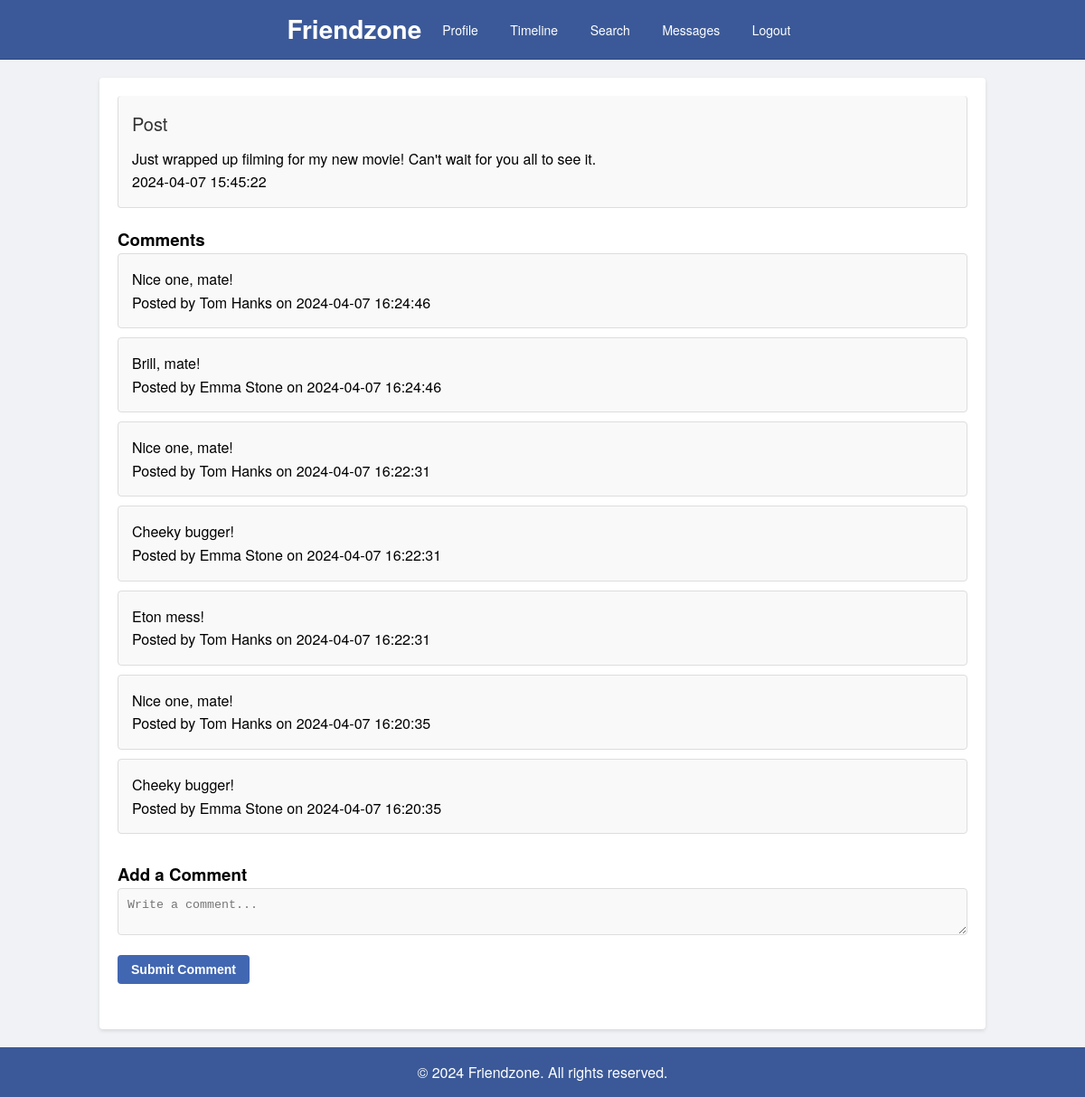
/post.php?post_id=57 (signed in), run on the app's committed database.
### tables this page shows
CREATE TABLE `posts` (
  `id` int(11) NOT NULL,
  `user_id` int(11) DEFAULT NULL,
  `content` varchar(280) DEFAULT NULL,
  `created_at` timestamp NOT NULL DEFAULT CURRENT_TIMESTAMP
);

CREATE TABLE `comments` (
  `id` int(11) NOT NULL,
  `post_id` int(11) DEFAULT NULL,
  `user_id` int(11) DEFAULT NULL,
  `content` text,
  `created_at` timestamp NOT NULL DEFAULT CURRENT_TIMESTAMP
);

CREATE TABLE `users` (
  `id` int(11) NOT NULL,
  `email` varchar(255) DEFAULT NULL,
  `password` varchar(255) DEFAULT NULL,
  `biography` text,
  `mobile_number` varchar(20) DEFAULT NULL,
  `created_at` timestamp NOT NULL DEFAULT CURRENT_TIMESTAMP,
  `name` varchar(255) DEFAULT NULL,
  `profile_picture` varchar(255) DEFAULT 'default-profile-picture.png'
);

### post.php (the view, shortened to what this page needs)
<?php
require_once "includes/db_config.php";
$conn = new mysqli($servername, $username, $password, $dbname);
$post_id = isset($_GET['post_id']) ? intval($_GET['post_id']) : 0;
$stmt = $conn->prepare("SELECT * FROM posts WHERE id = ?");
$stmt->bind_param("i", $post_id);
$stmt->execute();
$post_result = $stmt->get_result();
$post = $post_result->fetch_assoc();
$stmt = $conn->prepare("SELECT comments.*, users.name AS username FROM comments INNER JOIN users ON comments.user_id = users.id WHERE comments.post_id = ? ORDER BY comments.created_at DESC");
$stmt->bind_param("i", $post_id);
$stmt->execute();
$comments_result = $stmt->get_result();
?>
<!DOCTYPE html>
<html lang="en">
<head>
    <link rel="stylesheet" type="text/css" href="css/style.css">
</head>
<body>
    <header>
        <h1>Friendzone</h1>
        <nav>
            <ul>
                <li><a href="profile.php">Profile</a></li>
                <li><a href="timeline.php">Timeline</a></li>
                <li><a href="search.php">Search</a></li>
                <li><a href="message.php">Messages</a></li>
                <li><a href="logout.php">Logout</a></li>
            </ul>
        </nav>
    </header>
    <main>
        <section class="post">
            <h2>Post</h2>
            <p><?php echo htmlspecialchars($post['content']); ?></p>
            <p class="timestamp"><?php echo $post['created_at']; ?></p>
        </section>
        <section class="comments">
            <h3>Comments</h3>
            <?php while ($comment = $comments_result->fetch_assoc()) { ?>
                <div class="comment">
                    <p><?php echo htmlspecialchars($comment['content']); ?></p>
                    <p class="comment-meta">
                        Posted by <?php echo $comment['username']; ?> on <?php echo $comment['created_at']; ?>
                    </p>
                </div>
            <?php } ?>
        </section>
        <section class="add-comment">
            <h3>Add a Comment</h3>
            <form action="post.php?post_id=<?php echo $post_id; ?>" method="POST">
                <textarea name="comment_content" placeholder="Write a comment..." required></textarea><br>
                <input type="submit" value="Submit Comment">
            </form>
        </section>
    </main>
    <footer>
        <p>&copy; 2024 Friendzone. All rights reserved.</p>
    </footer>
</body>
</html>

### css/style.css (style rules this page uses)
* { margin: 0; padding: 0; box-sizing: border-box; }
body { font-family: 'Helvetica Neue', Helvetica, Arial, sans-serif; line-height: 1.6; background-color: #f0f2f5; }
header { background-color: #3b5998; color: #fff; padding: 10px 0; display: flex; justify-content: center; align-items: center; border-bottom: 1px solid #29487d; }
h1 { font-size: 28px; font-weight: bold; }
nav ul { list-style-type: none; }
nav ul li { display: inline; margin-left: 15px; }
nav ul li a { color: #fff; text-decoration: none; font-size: 14px; padding: 4px 8px; border-radius: 2px; }
main { max-width: 980px; margin: 20px auto; padding: 20px; background-color: #fff; box-shadow: 0 2px 4px rgba(0, 0, 0, 0.1); border-radius: 4px; }
section { margin-bottom: 30px; }
h2 { font-size: 20px; margin-bottom: 10px; color: #333; font-weight: normal; }
input[type="text"], input[type="email"], input[type="password"], textarea { width: 100%; padding: 10px; margin-bottom: 15px; border: 1px solid #ddd; border-radius: 4px; background-color: #f9f9f9; }
input[type="submit"] { background-color: #4267b2; color: #fff; padding: 8px 15px; border: none; border-radius: 4px; cursor: pointer; font-size: 14px; font-weight: bold; }
.post { margin-bottom: 20px; padding: 15px; border: 1px solid #ddd; border-radius: 4px; background-color: #f9f9f9; }
.post:first-child { border-top: none; }
.comment { margin-bottom: 10px; padding: 15px; border: 1px solid #ddd; border-radius: 4px; background-color: #f9f9f9; }
footer { background-color: #3b5998; color: #fff; padding: 15px; text-align: center; }

### data on the page
posts: content "Just wrapped up filming for my new movie! Can't wait for you all to see it.", created_at "2024-04-07 15:45:22"
comments: content "Nice one, mate!", user.name "Tom Hanks", created_at "2024-04-07 16:24:46"
comments: content "Brill, mate!", user.name "Emma Stone", created_at "2024-04-07 16:24:46"
comments: content "Nice one, mate!", user.name "Tom Hanks", created_at "2024-04-07 16:22:31"
comments: content "Cheeky bugger!", user.name "Emma Stone", created_at "2024-04-07 16:22:31"
comments: content "Eton mess!", user.name "Tom Hanks", created_at "2024-04-07 16:22:31"
comments: content "Nice one, mate!", user.name "Tom Hanks", created_at "2024-04-07 16:20:35"
comments: content "Cheeky bugger!", user.name "Emma Stone", created_at "2024-04-07 16:20:35"
